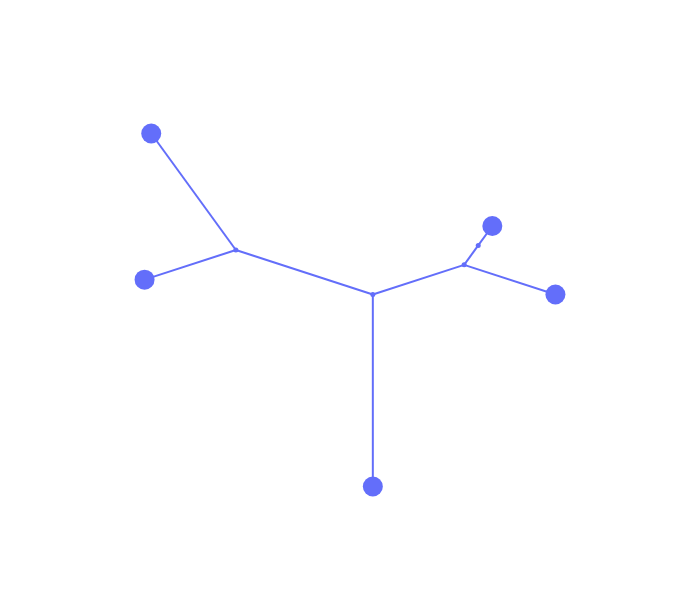

The notebook cell this image was saved under:
### Code cell
anjl.plot(Z=Z2, line_width=2, marker_size=20, internal_marker_size=5)

### Figure 1 — Plotly figure (JSON) as saved in the notebook; plotly's stock layout.template omitted (floating-point values rounded to 4 significant figures)
{"data": [{"hovertemplate": "x=%{x}<br>y=%{y}<extra></extra>", "legendgroup": "", "line": {"color": "#636efa", "dash": "solid", "width": 2}, "marker": {"symbol": "circle"}, "mode": "lines", "name": "", "orientation": "v", "showlegend": false, "type": "scatter", "x": [0, 0.2939, null, 0, -0.2939, null, -0.2939, 1.608, null, -0.2939, -2.196, null, -2.196, -2.196, null, -2.196, -5.049, null, -5.049, -6.951, null, -5.049, -6.813, null], "xaxis": "x", "y": [0, 0.4045, null, 0, -0.4045, null, -0.4045, -1.023, null, -0.4045, -1.023, null, -1.023, -5.023, null, -1.023, -0.09549, null, -0.09549, -0.7135, null, -0.09549, 2.332, null], "yaxis": "y"}, {"hovertemplate": "<b>%{hovertext}</b><br><br>x=%{x}<br>y=%{y}<extra></extra>", "hovertext": [1, 0, 2, 3, 4], "legendgroup": "", "marker": {"color": "#636efa", "size": 20, "symbol": "circle"}, "mode": "markers", "name": "", "orientation": "v", "showlegend": false, "type": "scatter", "x": [-6.813, -6.951, -2.196, 1.608, 0.2939], "xaxis": "x", "y": [2.332, -0.7135, -5.023, -1.023, 0.4045], "yaxis": "y"}, {"hovertemplate": "<b>%{hovertext}</b><br><br>x=%{x}<br>y=%{y}<extra></extra>", "hovertext": [8, 7, 6, 5], "legendgroup": "", "marker": {"color": "#636efa", "size": 5, "symbol": "circle"}, "mode": "markers", "name": "", "orientation": "v", "showlegend": false, "type": "scatter", "x": [0, -0.2939, -2.196, -5.049], "xaxis": "x", "y": [0, -0.4045, -1.023, -0.09549], "yaxis": "y"}], "layout": {"height": 600, "legend": {"itemsizing": "constant", "tracegroupgap": 0}, "width": 700, "xaxis": {"autorange": true, "domain": [0, 1], "mirror": false, "range": [-8.296, 2.953], "showgrid": false, "showline": false, "showticklabels": false, "ticks": "", "title": {}, "type": "linear"}, "yaxis": {"autorange": true, "domain": [0, 1], "mirror": false, "range": [-5.72, 3.029], "scaleanchor": "x", "scaleratio": 1, "showgrid": false, "showline": false, "showticklabels": false, "ticks": "", "title": {}, "type": "linear"}}}
